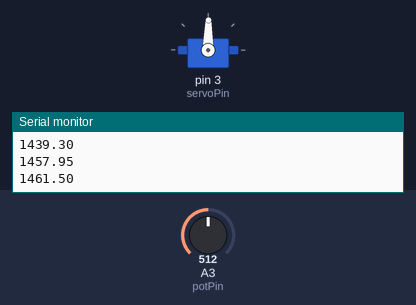
Simulated run of this sketch. Board: Arduino Uno, built with avr-gcc and run on an emulated ATmega328P. On the bench: servo, the last lines printed to the serial monitor. Inputs (shaded band) come from the test bench; at power-on: A3 (potPin) = 512.

Above: at 1.2 s.
1.3 s: A3 (potPin) set to 716
4.3 s: A3 (potPin) set to 900
At 6.3 s:
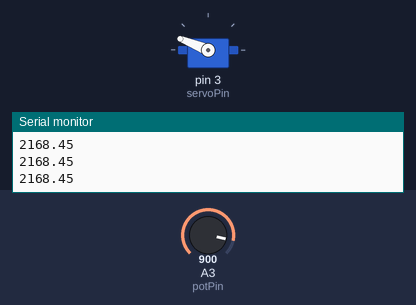
6.6 s: A3 (potPin) set to 1023
At 8.3 s:
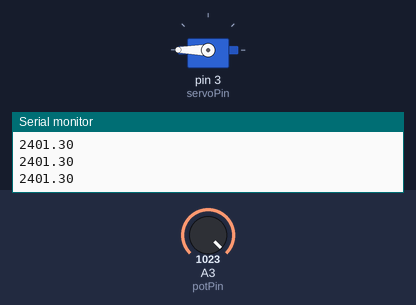
9.6 s: A3 (potPin) set to 306
At 11.3 s:
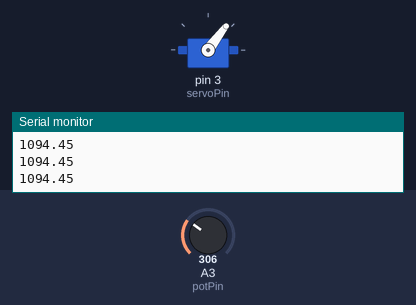
Timing chart, 0 to 12.8 s (numbered marks = the images above; inputs shaded):
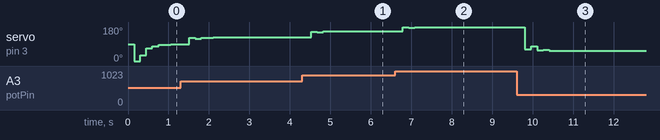

Measured:
- after the input at 4.3 s, servo on pin 3 (servoPin): 125° → 155° after 0.23 s, → 151° 0.15 s later, → 157° 0.15 s later, → 158° 0.30 s later
- after the input at 6.6 s, servo on pin 3 (servoPin): 158° → 178° after 0.19 s, → 175° 0.15 s later, → 180° 0.15 s later, → 179° 0.15 s later, … (7 changes in this stretch)
- after the input at 9.6 s, servo on pin 3 (servoPin): 180° → 62° after 0.21 s, → 79° 0.15 s later, → 56° 0.15 s later, → 59° 0.15 s later, … (6 changes in this stretch)

The sketch:

PIDservo.ino
```cpp
#include <Servo.h>

double kp = 2;
double ki = 0.05;
double kd = 0.01;

Servo servo1;
int servoPin = 3;
int potPin = A3;

unsigned long currentTime, previousTime;
double elapsedTime;
double error;
double lastError;
double input, output, setPoint;
double ierror, derror;
double val;

void setup(){
  Serial.begin(9600);
  servo1.attach(servoPin);
}

void loop(){
  val = analogRead(potPin);
  setPoint = map(val,0,1023,0,180);
  input = servo1.read();
  output = computePID(input,setPoint);
  delay(50);
  servo1.write(output);
}

int computePID(int input, int setPoint){
  currentTime = millis();
  elapsedTime = (double)(currentTime - previousTime);
  error = setPoint - input;
  delay(100);
  ierror += error*elapsedTime;
  derror = (lastError - error)/elapsedTime;
  double output = kp*error + ki*ierror + kd*derror;
  Serial.println(output);
  lastError = error;
  previousTime = currentTime;
  return output;
}
```
